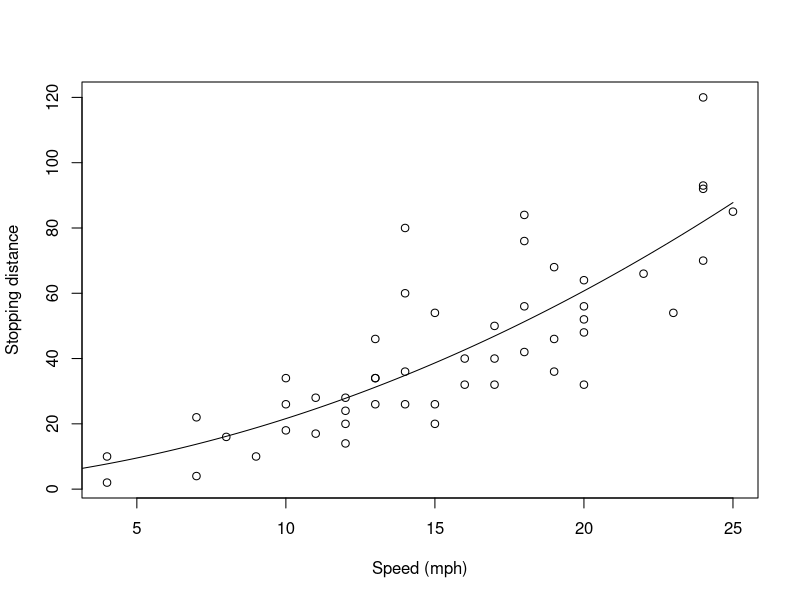
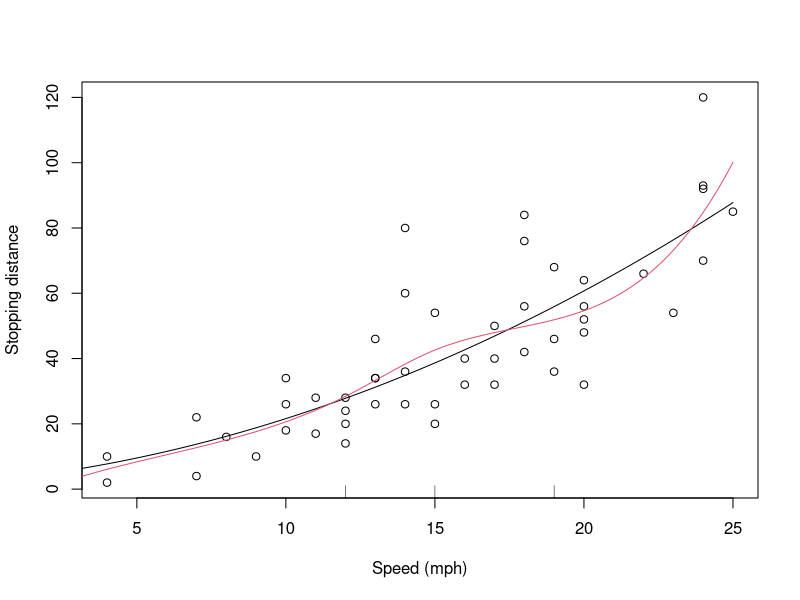
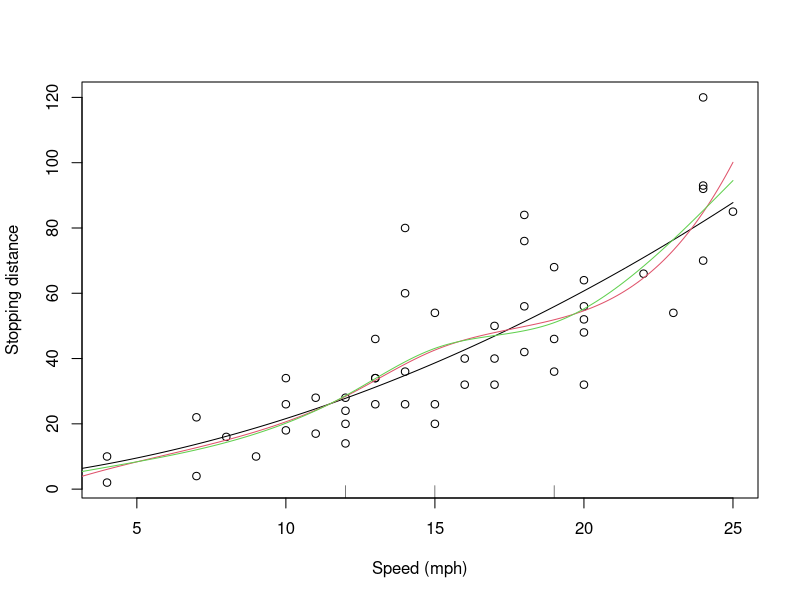
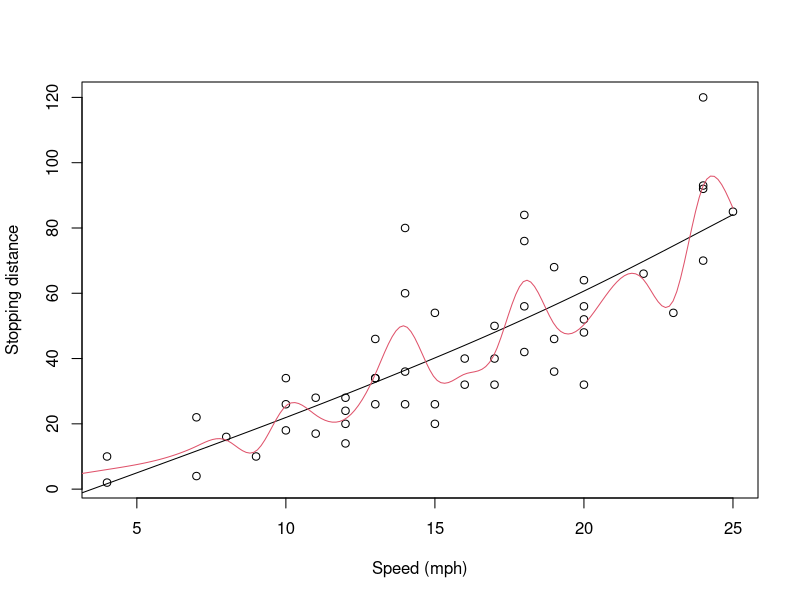

Write the R code that produced these figures, in order.
## ---- chunk 1
knitr::opts_chunk$set(echo = TRUE)
## ---- chunk 2
fit <- lm(dist ~ poly(speed, 2), data=cars)
fit

speeds <- seq(0, 25, length.out=200)
plot(cars, xlab="Speed (mph)", ylab="Stopping distance")
lines(speeds, predict(fit, data.frame(speed=speeds)))
## ---- chunk 3
vcov(fit)
## ---- chunk 4
library(splines)
knots <- quantile(cars$speed, probs=c(0.25, 0.5, 0.75))
bs.fit <- lm(dist ~ bs(speed, knots=knots, degree=3), data=cars)
bs.fit

plot(cars, xlab="Speed (mph)", ylab="Stopping distance")
rug(knots)
lines(speeds, predict(fit, data.frame(speed=speeds)))
lines(speeds, predict(bs.fit, data.frame(speed=speeds)), col=2)
## ---- chunk 5
ns.fit <- lm(dist ~ ns(speed, knots=knots), data=cars)
ns.fit

plot(cars, xlab="Speed (mph)", ylab="Stopping distance")
rug(knots)
lines(speeds, predict(fit, data.frame(speed=speeds)))
lines(speeds, predict(bs.fit, data.frame(speed=speeds)), col=2)
lines(speeds, predict(ns.fit, data.frame(speed=speeds)), col=3)
## ---- chunk 6
sm.fit <- smooth.spline(cars$speed, cars$dist)
sm.fit

plot(cars, xlab="Speed (mph)", ylab="Stopping distance")
lines(speeds, predict(sm.fit, speeds)$y)

less.sm.fit <- smooth.spline(cars$speed, cars$dist, spar=0.1)
lines(speeds, predict(less.sm.fit, speeds)$y, col=2)
